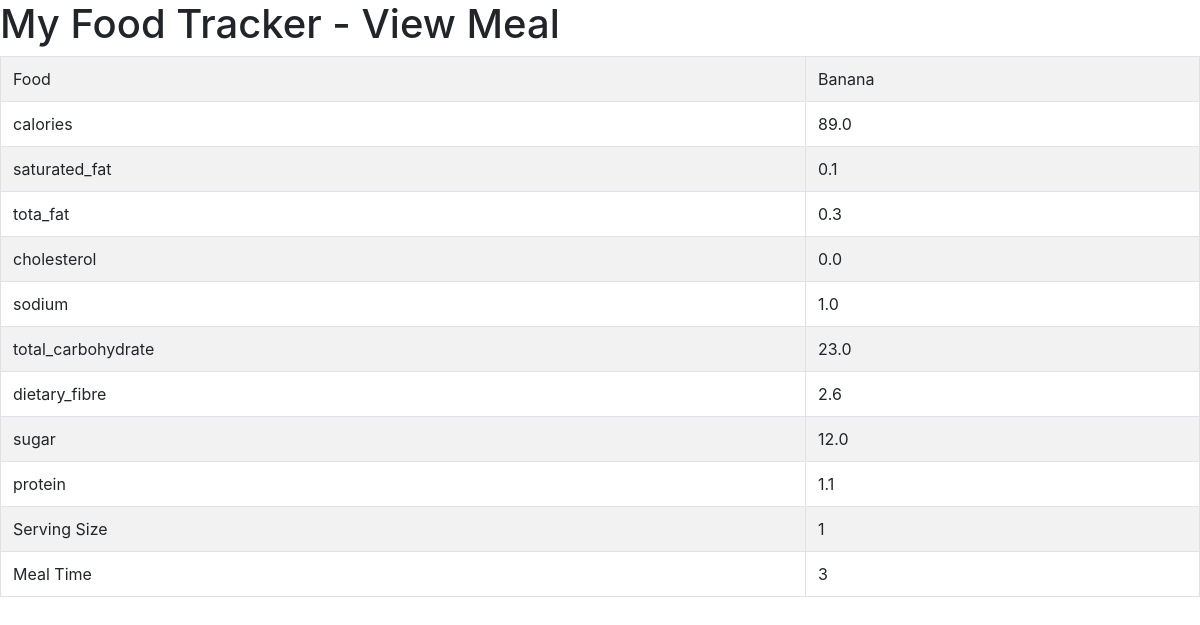
Screenshot of /view_meal/6 with the database file from the repository.
### food/models.py (models this page shows, shortened)
class Meal(models.Model):
	BREAKFAST = 1
	MORNING_SNACK= 2
	LUNCH = 3
	AFTERNOON_SNACK = 4
	DINNER = 5
	EVENING_SNACK = 6
	MEAL_TIME_TYPES = (
		(BREAKFAST, "Breakfast"),
		(MORNING_SNACK, "Morning Snack"),
		(LUNCH, "Lunch"),
		(AFTERNOON_SNACK, "Afternoon Snack"),
		(DINNER, "Dinner"),
		(EVENING_SNACK, "Evening Snack")
     )
	food = models.ForeignKey(Food, verbose_name="Food",on_delete = models.CASCADE)
	serving_size = models.IntegerField(verbose_name="Serving Size")
	meal_time = models.IntegerField(verbose_name="Meal Time", choices=MEAL_TIME_TYPES)
	def get_total_calories(self):
		return self.serving_size * self.food.calories
	def get_total_saturated_fat(self):
		return self.serving_size * self.food.saturated_fat
	def get_total_total_fat(self):
		return self.serving_size *self.food.total_fat
	def get_total_cholesterol(self):
		return self.serving_size * self.food.cholesterol
	def get_total_sodium(self):
		return self.serving_size * self.food.sodium
	def get_total_total_carbohydrate(self):
		return self.serving_size *self.food.total_carbohydrate
	def get_total_dietary_fibre(self):
		return self.serving_size * self.food.dietary_fibre
	def get_total_sugar(self):
		return self.serving_size * self.food.sugar
	def get_total_protein(self):
		return self.serving_size *self.food.protein

class Food(models.Model):
	name = models.CharField(verbose_name="Name", max_length=128)
	calories = models.FloatField(verbose_name="Calories (kcal)")
	total_fat = models.FloatField(verbose_name="Total Fat (g)")
	saturated_fat = models.FloatField(verbose_name="Saturated Fat (g)")
	cholesterol = models.FloatField(verbose_name="Cholesterol (mg)")
	sodium = models.FloatField(verbose_name="Sodium (mg)")
	total_carbohydrate = models.FloatField(verbose_name="Total Carbohydrate (g)")
	dietary_fibre = models.FloatField(verbose_name="Dietary Fibre (g)")
	sugar = models.FloatField(verbose_name="Sugar (g)")
	protein = models.FloatField(verbose_name="Protein (g)")

### food/views.py (the view)
# urls.py: url(r'^view_meal/(?P<meal_id>\d+)$', view_meal, name='view-meal')
def view_meal(request,meal_id):
	meal = Meal.objects.get(id=int(meal_id))
	template = "view_meal.html"
	context = {
		'meal': meal,
	}
	return render(request, template, context)

### templates/view_meal.html (shortened to what this page needs)
<html>
	<head>
		<link rel="stylesheet" href="https://stackpath.bootstrapcdn.com/bootstrap/4.1.1/css/bootstrap.min.css">
	</head>
	<body>
		<h1>My Food Tracker - View Meal</h1>
			<table class="table table-striped table-bordered">
				<tr>
					<td>Food</td>
					<td>{{ meal.food.name }}</td>
				</tr>
				<tr>
					<td>calories</td>
					<td>{{ meal.get_total_calories}}</td>
				</tr>
				<tr>
					<td>saturated_fat</td>
					<td>{{ meal.get_total_saturated_fat}}</td>
				</tr>
				<tr>
					<td>tota_fat</td>
					<td>{{ meal.get_total_total_fat}}</td>
				</tr>
				<tr>
					<td>cholesterol</td>
					<td>{{ meal.get_total_cholesterol}}</td>
				</tr>
				<tr>
					<td>sodium</td>
					<td>{{ meal.get_total_sodium}}</td>
				</tr>
				<tr>
					<td>total_carbohydrate</td>
					<td>{{ meal.get_total_total_carbohydrate}}</td>
				</tr>
				<tr>
					<td>dietary_fibre</td>
					<td>{{ meal.get_total_dietary_fibre}}</td>
				</tr>
				<tr>
					<td>sugar</td>
					<td>{{ meal.get_total_sugar}}</td>
				</tr>
				<tr>
					<td>protein</td>
					<td>{{ meal.get_total_protein}}</td>
				</tr>
				<tr>
					<td>Serving Size</td>
					<td>{{ meal.serving_size }}</td>
				</tr>
				<tr>
					<td>Meal Time</td>
					<td>{{ meal.meal_time }}</td>
				</tr>
			</table>
	</body>
</html>

### rows the page displays
Meal: food.name "Banana", get_total_calories "89.0", get_total_saturated_fat "0.1", get_total_total_fat "0.3", get_total_cholesterol "0.0", get_total_sodium "1.0", get_total_total_carbohydrate "23.0", get_total_dietary_fibre "2.6", get_total_sugar "12.0", get_total_protein "1.1", serving_size "1", meal_time "3"
